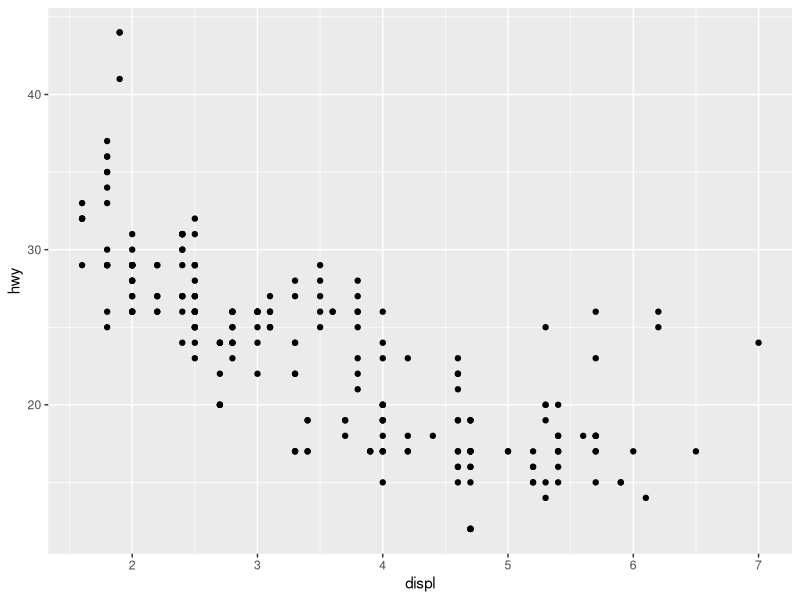
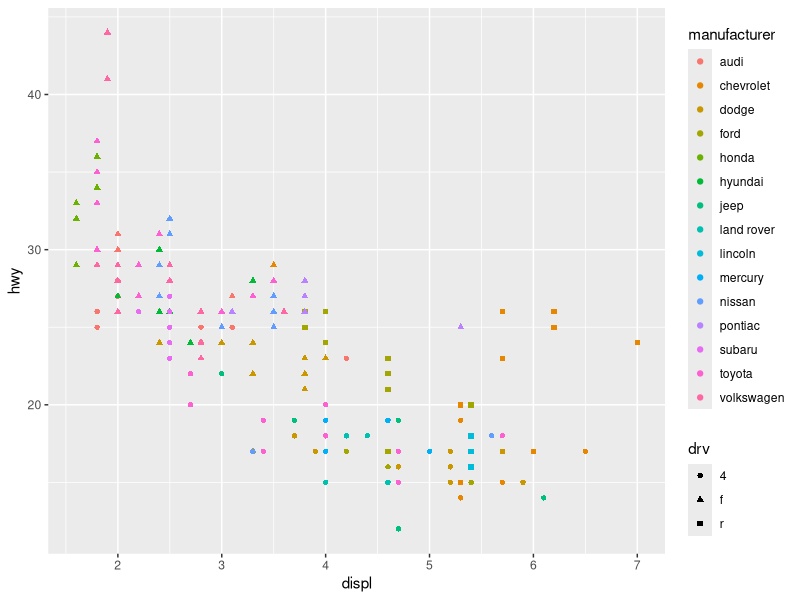
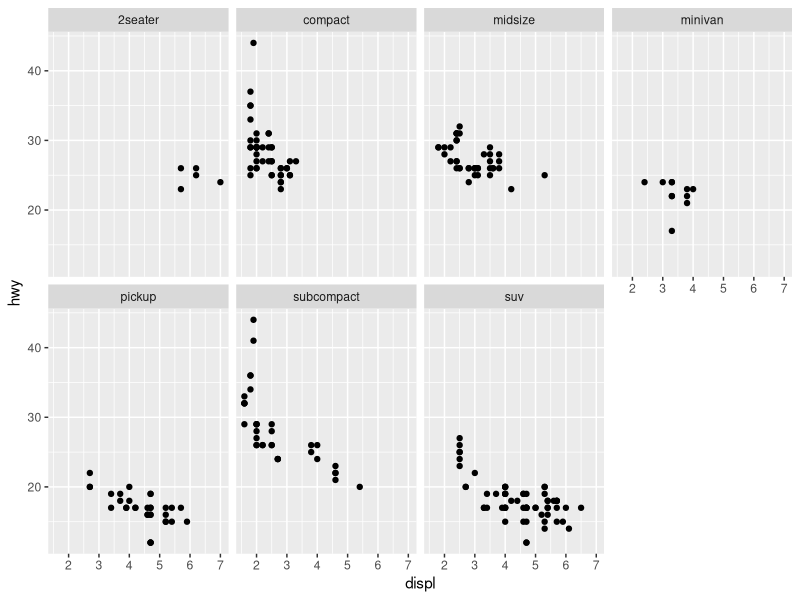
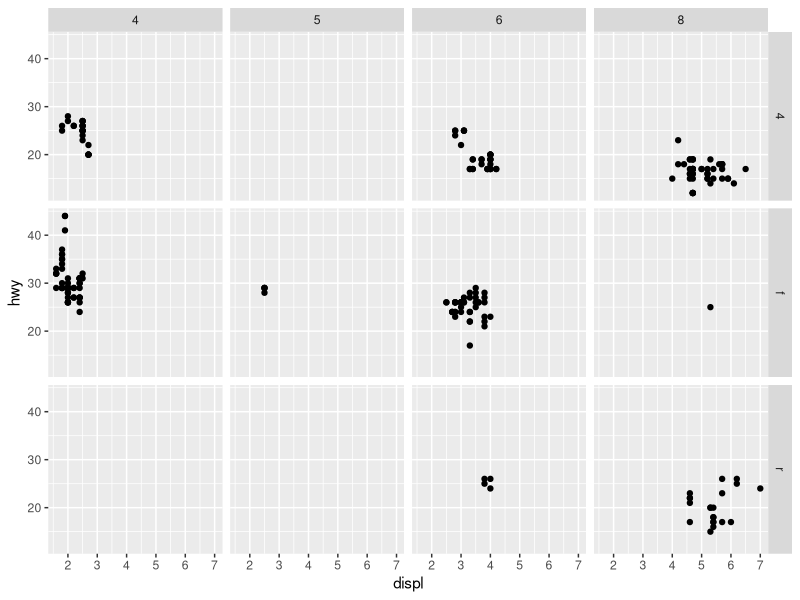
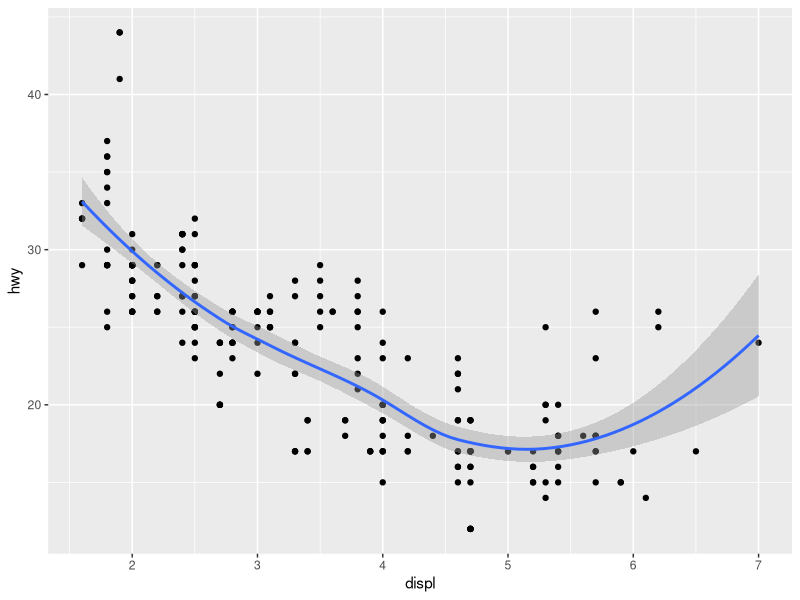
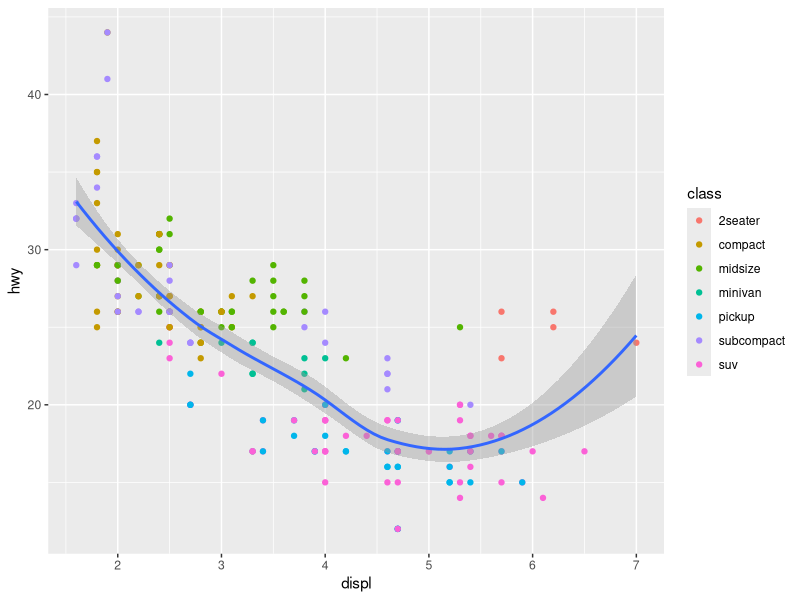
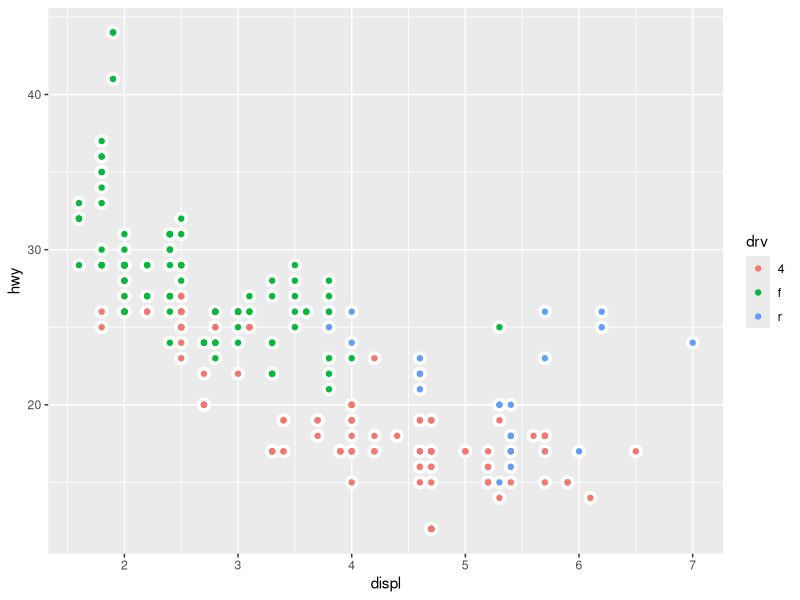
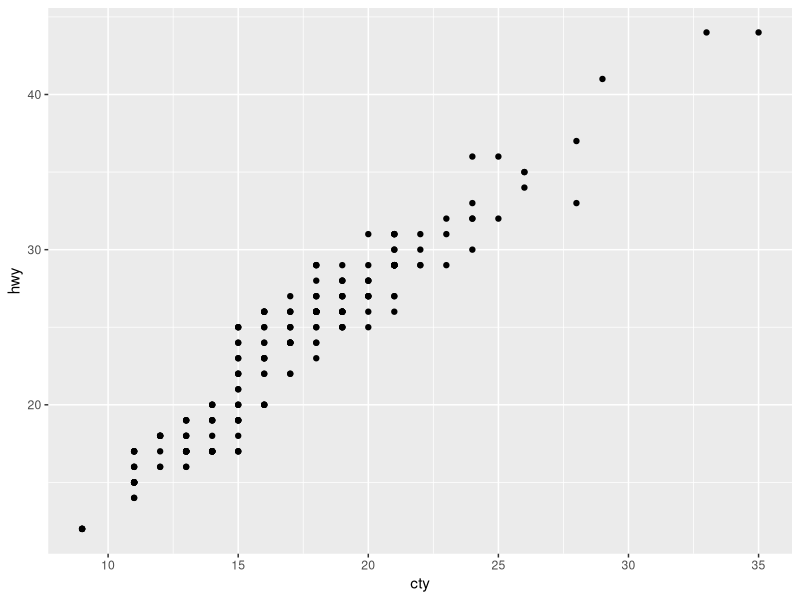

The R source for these figures, in order:
# GG606AW24
# Lecture 01
# Jason Venkiteswaran

# Setting up an RStudio Project -------------------------------------------

# Click the “File” menu button, then “New Project”.
# Click “New Directory”.
# Click “Empty Project”.
#
# Type in the name of the directory to store your project, e.g. “my_project”.
# If available, select the checkbox for “Create a git repository.”
# Click the “Create Project” button.



# Code from the slides ----------------------------------------------------


library(tidyverse)

mpg

ggplot(mpg) + geom_point(aes(x = displ, y = hwy))

ggplot(mpg) + geom_point(aes(x = displ, y = hwy, colour = manufacturer, shape = drv))


ggplot(data = mpg) +
  geom_point(mapping = aes(x = displ, y = hwy)) +
  facet_wrap(~ class, nrow = 2)


ggplot(data = mpg) +
  geom_point(mapping = aes(x = displ, y = hwy)) +
  facet_grid(drv ~ cyl)


ggplot(data = mpg) +
  geom_point(mapping = aes(x = displ, y = hwy)) +
  geom_smooth(mapping = aes(x = displ, y = hwy))



ggplot(data = mpg, mapping = aes(x = displ, y = hwy)) +
  geom_point(mapping = aes(colour = class)) +
  geom_smooth()


ggplot(data = mpg, mapping = aes(x = displ, y = hwy, colour = drv)) +
  geom_point(colour = "white", size = 4) +
  geom_point()


ggplot(mpg, aes(x = cty, y = hwy)) +
  geom_point()


# Splitting plot by a variable
ggplot(data = mpg) +
  geom_point(mapping = aes(x = displ, y = hwy)) +
  facet_wrap(~ class, nrow = 2)

ggplot(data = mpg) +
  geom_point(mapping = aes(x = displ, y = hwy)) +
  facet_grid(drv ~ cyl)


ggplot(data = mpg) +
  geom_point(mapping = aes(x = displ, y = hwy)) +
  geom_smooth(mapping = aes(x = displ, y = hwy))

ggplot(data = mpg, mapping = aes(x = displ, y = hwy)) +
  geom_point(mapping = aes(colour = class)) +
  geom_smooth()


# Stats
ggplot(diamonds) +
  geom_bar(aes(cut))

?geom_bar

ggplot(data = diamonds) +
  stat_summary(
    mapping = aes(x = cut, y = depth),
    fun.min = min,
    fun.max = max,
    fun = median
  )


# Position
ggplot(mpg, aes(x = cty, y = hwy)) +
  geom_point()
# 234 rows in mpg, where are they?

ggplot(mpg, aes(x = cty, y = hwy)) +
  geom_point(position = "jitter")

ggplot(mpg, aes(x = cty, y = hwy)) +
  geom_jitter()


# Coords
ggplot(mpg, aes(class, hwy)) +
  geom_boxplot() +
  coord_flip()


bar <- ggplot(diamonds) +
  geom_bar(aes(x = cut, fill = cut),
           show.legend = FALSE,
           width = 1) +
  theme(aspect.ratio = 1) +
  labs(x = NULL, y = NULL)

bar + coord_flip()
bar + coord_polar()



# Homework ----------------------------------------------------------------

install.packages("palmerpenguins")
# Make some interesting plots with new geom_ and theme_
# ggplot2.tidyverse.org
# Try out ggsave
# pangaea.de & www.frdr-dfdr.ca
# allisonhorst.github.io/palmerpenguins/


